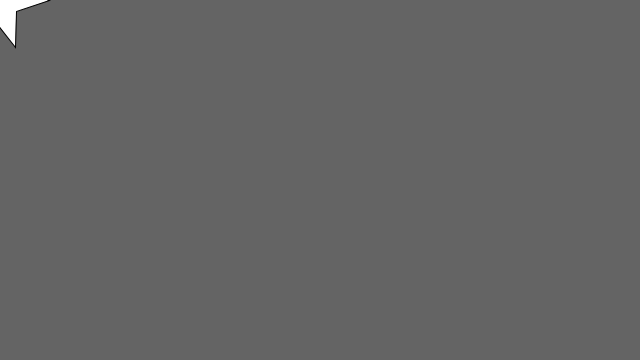
Frame 1 (no input)
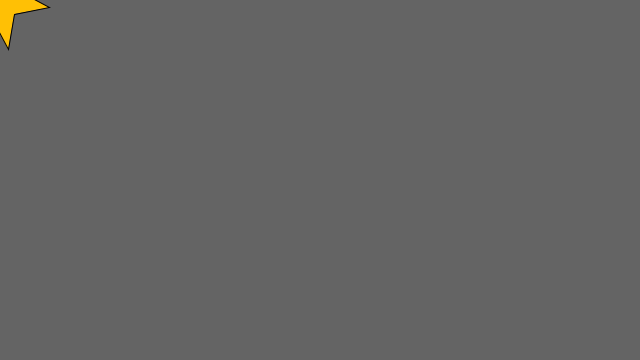
Frame 60 (the mouse pressed at the canvas centre just before this capture)
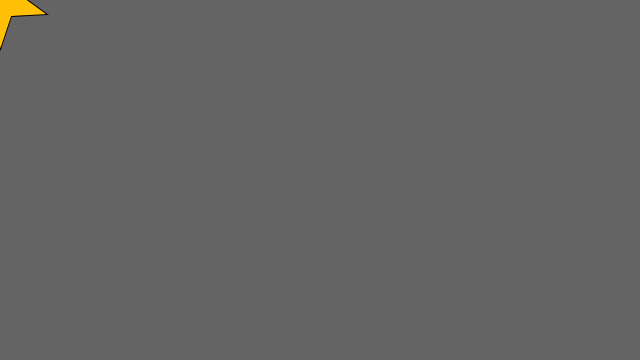
Frame 120 (the mouse held since frame 60 and released just before this capture)

The Processing sketch that drew these frames (run headless with seeded random() and noise(); from frame 60 on, the mouse is pressed at the canvas centre):

// Processing sketch: estrella
// ── estrella.pde
Estrella strella= new Estrella();  
void setup(){
  size(640, 360);
}

void mouseClicked(){
  strella = new Estrella();
  }


void draw(){
  background(100);
  strella.dibujar();
}

// ── estrellas.pde
class Estrella{
  private float x, y, radius1, radius2;
  private int nPoints;
  private color inside = color(255,192,5);
 Estrella() {
    this.x = mouseX/640.00;
    this.y = mouseY/360.00;
    this.radius1= 20;
    this.radius2 = 50;
    this.nPoints = 5;
  }
  
  private void f() {
    
    float angle = TWO_PI / nPoints;
    float halfAngle = angle/2.0;
    beginShape();
    for (float a = 0; a < TWO_PI; a += angle) {
      float  sx= 0 + cos(a) * radius2;
      float sy = 0 + sin(a) * radius2;
      vertex(sx, sy);
      sx = 0 + cos(a+halfAngle) * radius1;
      sy = 0 + sin(a+halfAngle) * radius1;
      vertex(sx, sy);
       
    }
    endShape(CLOSE);
   
  }
  
  public void dibujar(){
    pushMatrix();
    translate(width*x, height*y);
    rotate(frameCount / 400.0);
    f(); 
    popMatrix();
    fill(inside);
  }
};
